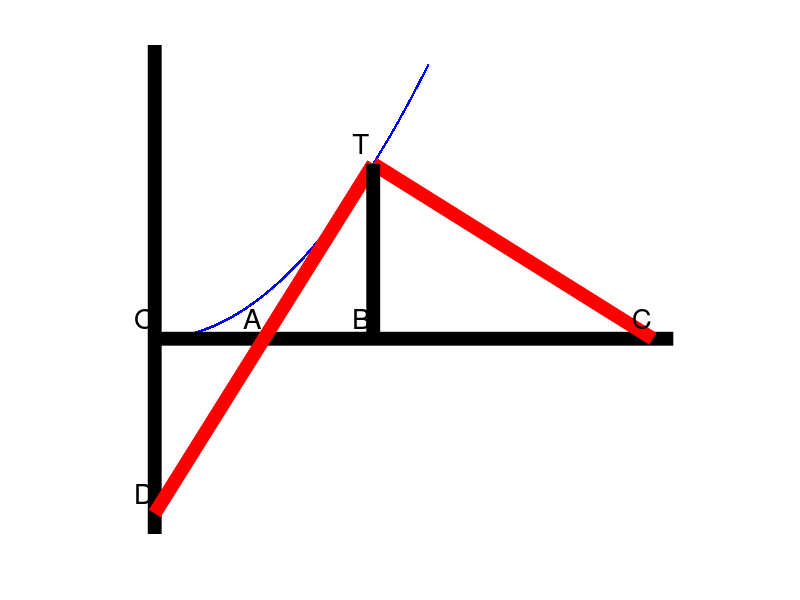

Write the MATLAB code that produced this figure.
Res = 1000;
Destra = 1000;
Spessore = 10;
Coeff= 0.001;
Tangenza = 4 * Res/5;
dx = 75;
dy = 75;

Xpar = linspace(0,Destra,Res);
Ypar = Coeff * Xpar.^2;

Xtan = Xpar(Tangenza);
Ytan = Ypar(Tangenza);
XCentro = Xtan + 2 * Coeff ^2 * Xtan ^ 3;

Immagine = figure("visible","off");
axis("equal");
axis off;
hold on;
plot(Xpar,Ypar,".b")
plot([0 XCentro + dx],[0 0], "-k", "linewidth", Spessore);
plot([0 0], [Ypar(end) + dy, - Ytan - dy], "-k", "linewidth", Spessore);
plot([0 Xtan], [- Ytan Ytan], "-r", "linewidth", Spessore);
plot([XCentro Xtan], [0 Ytan], "-r", "linewidth", Spessore);
plot([Xtan Xtan], [0 Ytan], "-k", "linewidth", Spessore);
text([0 Xtan Xtan/2 Xtan XCentro 0] - dx, [0 Ytan 0 0 0 -Ytan] + dy, {"O" "T" "A" "B" "C" "D"}, "fontsize", 20);
print(Immagine, "Immagine_Tangenti_Descartes.png");
